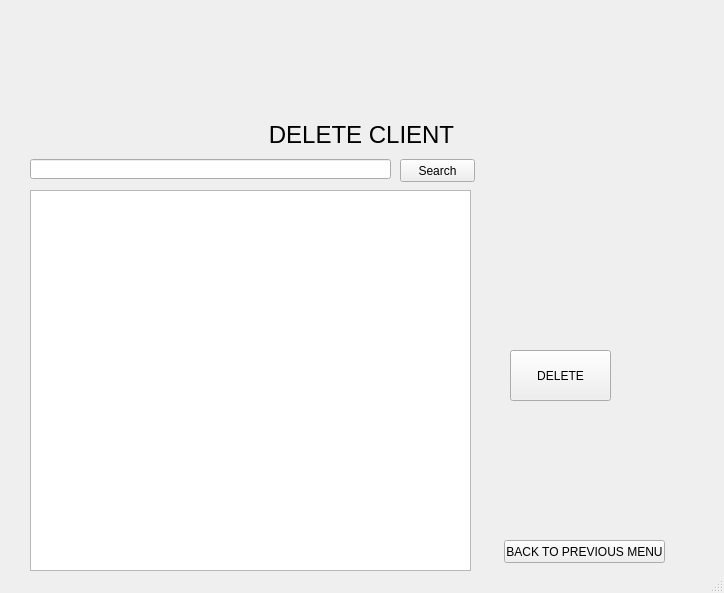
<?xml version="1.0" encoding="UTF-8"?>
<ui version="4.0">
 <class>MainWindow</class>
 <widget class="QMainWindow" name="MainWindow">
  <property name="geometry">
   <rect>
    <x>0</x>
    <y>0</y>
    <width>724</width>
    <height>593</height>
   </rect>
  </property>
  <property name="minimumSize">
   <size>
    <width>724</width>
    <height>593</height>
   </size>
  </property>
  <property name="maximumSize">
   <size>
    <width>724</width>
    <height>593</height>
   </size>
  </property>
  <property name="windowTitle">
   <string>MainWindow</string>
  </property>
  <widget class="QWidget" name="centralwidget">
   <widget class="QLabel" name="label">
    <property name="geometry">
     <rect>
      <x>120</x>
      <y>10</y>
      <width>481</width>
      <height>111</height>
     </rect>
    </property>
    <property name="text">
     <string/>
    </property>
    <property name="pixmap">
     <pixmap>../logos/2.jpg</pixmap>
    </property>
    <property name="scaledContents">
     <bool>true</bool>
    </property>
   </widget>
   <widget class="QLabel" name="label_2">
    <property name="geometry">
     <rect>
      <x>16</x>
      <y>110</y>
      <width>691</width>
      <height>51</height>
     </rect>
    </property>
    <property name="text">
     <string>&lt;html&gt;&lt;head/&gt;&lt;body&gt;&lt;p align=&quot;center&quot;&gt;&lt;span style=&quot; font-size:18pt;&quot;&gt;DELETE CLIENT&lt;/span&gt;&lt;/p&gt;&lt;/body&gt;&lt;/html&gt;</string>
    </property>
   </widget>
   <widget class="QPushButton" name="pushButton">
    <property name="geometry">
     <rect>
      <x>510</x>
      <y>350</y>
      <width>101</width>
      <height>51</height>
     </rect>
    </property>
    <property name="text">
     <string>DELETE</string>
    </property>
   </widget>
   <widget class="QPushButton" name="pushButton_2">
    <property name="geometry">
     <rect>
      <x>504</x>
      <y>540</y>
      <width>161</width>
      <height>23</height>
     </rect>
    </property>
    <property name="text">
     <string>BACK TO PREVIOUS MENU</string>
    </property>
   </widget>
   <widget class="QPushButton" name="pushButton_3">
    <property name="geometry">
     <rect>
      <x>400</x>
      <y>159</y>
      <width>75</width>
      <height>23</height>
     </rect>
    </property>
    <property name="text">
     <string>Search</string>
    </property>
   </widget>
   <widget class="QLineEdit" name="lineEdit">
    <property name="geometry">
     <rect>
      <x>30</x>
      <y>159</y>
      <width>361</width>
      <height>20</height>
     </rect>
    </property>
   </widget>
   <widget class="QTableWidget" name="tableWidget_2">
    <property name="geometry">
     <rect>
      <x>30</x>
      <y>190</y>
      <width>441</width>
      <height>381</height>
     </rect>
    </property>
   </widget>
  </widget>
  <widget class="QStatusBar" name="statusbar"/>
 </widget>
 <resources/>
 <connections/>
</ui>
